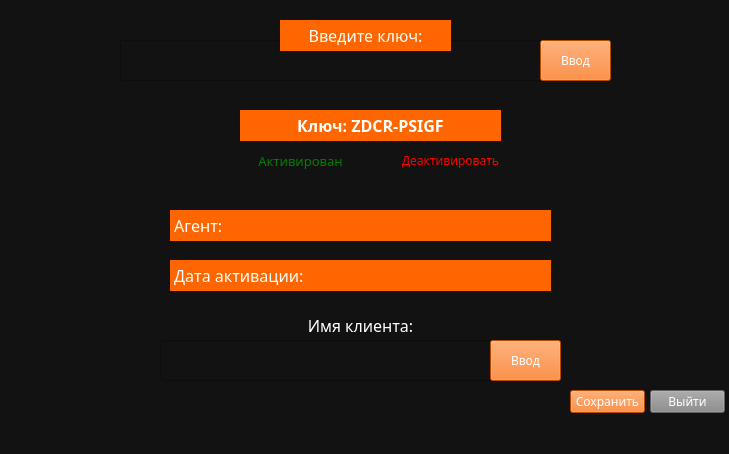
<?xml version="1.0" encoding="UTF-8"?>
<ui version="4.0">
 <class>MainWindow</class>
 <widget class="QMainWindow" name="MainWindow">
  <property name="enabled">
   <bool>true</bool>
  </property>
  <property name="geometry">
   <rect>
    <x>0</x>
    <y>0</y>
    <width>729</width>
    <height>454</height>
   </rect>
  </property>
  <property name="sizePolicy">
   <sizepolicy hsizetype="Fixed" vsizetype="Fixed">
    <horstretch>0</horstretch>
    <verstretch>0</verstretch>
   </sizepolicy>
  </property>
  <property name="minimumSize">
   <size>
    <width>729</width>
    <height>454</height>
   </size>
  </property>
  <property name="maximumSize">
   <size>
    <width>729</width>
    <height>454</height>
   </size>
  </property>
  <property name="font">
   <font>
    <family>Rubik</family>
    <pointsize>12</pointsize>
   </font>
  </property>
  <property name="windowTitle">
   <string>Key Master by sshunin</string>
  </property>
  <property name="windowIcon">
   <iconset resource="files/files.qrc">
    <normaloff>:/icons/outline_plagiarism_white_24dp.png</normaloff>:/icons/outline_plagiarism_white_24dp.png</iconset>
  </property>
  <property name="styleSheet">
   <string notr="true">QWidget {
	color: white;
	background-color: #121212;
	font-family: Rubik;
}

QPushButton {
	background-color: transparent;
	transition: .1s;
}

QPushButton:hover {
	background-color: #666;
}

QPushButton:pressed {
	background-color: #888;
}</string>
  </property>
  <widget class="QWidget" name="centralwidget">
   <widget class="QLineEdit" name="key_inp">
    <property name="geometry">
     <rect>
      <x>120</x>
      <y>40</y>
      <width>491</width>
      <height>41</height>
     </rect>
    </property>
    <property name="font">
     <font>
      <family>Rubik</family>
      <pointsize>14</pointsize>
     </font>
    </property>
    <property name="text">
     <string/>
    </property>
    <property name="alignment">
     <set>Qt::AlignCenter</set>
    </property>
   </widget>
   <widget class="QLabel" name="key_inp_label">
    <property name="geometry">
     <rect>
      <x>280</x>
      <y>20</y>
      <width>171</width>
      <height>31</height>
     </rect>
    </property>
    <property name="font">
     <font>
      <family>Rubik</family>
      <pointsize>12</pointsize>
      <weight>50</weight>
      <bold>false</bold>
     </font>
    </property>
    <property name="styleSheet">
     <string notr="true">background-color: #FF6600;</string>
    </property>
    <property name="text">
     <string>Введите ключ:</string>
    </property>
    <property name="alignment">
     <set>Qt::AlignCenter</set>
    </property>
   </widget>
   <widget class="QLabel" name="key_val_label">
    <property name="geometry">
     <rect>
      <x>240</x>
      <y>110</y>
      <width>261</width>
      <height>31</height>
     </rect>
    </property>
    <property name="font">
     <font>
      <family>Rubik</family>
      <pointsize>12</pointsize>
      <weight>75</weight>
      <bold>true</bold>
     </font>
    </property>
    <property name="styleSheet">
     <string notr="true">background-color: #FF6600;</string>
    </property>
    <property name="text">
     <string>Ключ: ZDCR-PSIGF</string>
    </property>
    <property name="alignment">
     <set>Qt::AlignCenter</set>
    </property>
   </widget>
   <widget class="QLabel" name="key_status_label">
    <property name="enabled">
     <bool>true</bool>
    </property>
    <property name="geometry">
     <rect>
      <x>250</x>
      <y>150</y>
      <width>101</width>
      <height>21</height>
     </rect>
    </property>
    <property name="font">
     <font>
      <family>Rubik</family>
      <pointsize>10</pointsize>
      <weight>50</weight>
      <bold>false</bold>
     </font>
    </property>
    <property name="styleSheet">
     <string notr="true">color: green;</string>
    </property>
    <property name="text">
     <string>Активирован</string>
    </property>
    <property name="alignment">
     <set>Qt::AlignCenter</set>
    </property>
   </widget>
   <widget class="QLabel" name="agen_label">
    <property name="geometry">
     <rect>
      <x>170</x>
      <y>210</y>
      <width>381</width>
      <height>31</height>
     </rect>
    </property>
    <property name="font">
     <font>
      <family>Rubik</family>
      <pointsize>12</pointsize>
      <weight>50</weight>
      <bold>false</bold>
     </font>
    </property>
    <property name="styleSheet">
     <string notr="true">background-color: #FF6600;</string>
    </property>
    <property name="text">
     <string> Агент: </string>
    </property>
    <property name="alignment">
     <set>Qt::AlignLeading|Qt::AlignLeft|Qt::AlignVCenter</set>
    </property>
   </widget>
   <widget class="QLabel" name="date_label">
    <property name="geometry">
     <rect>
      <x>170</x>
      <y>260</y>
      <width>381</width>
      <height>31</height>
     </rect>
    </property>
    <property name="font">
     <font>
      <family>Rubik</family>
      <pointsize>12</pointsize>
      <weight>50</weight>
      <bold>false</bold>
     </font>
    </property>
    <property name="styleSheet">
     <string notr="true">background-color: #FF6600;</string>
    </property>
    <property name="text">
     <string> Дата активации: </string>
    </property>
    <property name="alignment">
     <set>Qt::AlignLeading|Qt::AlignLeft|Qt::AlignVCenter</set>
    </property>
   </widget>
   <widget class="QPushButton" name="status_button">
    <property name="geometry">
     <rect>
      <x>400</x>
      <y>150</y>
      <width>101</width>
      <height>21</height>
     </rect>
    </property>
    <property name="cursor">
     <cursorShape>PointingHandCursor</cursorShape>
    </property>
    <property name="styleSheet">
     <string notr="true">color: red;
border: 1pt;
border-color: white;
</string>
    </property>
    <property name="text">
     <string>Деактивировать</string>
    </property>
   </widget>
   <widget class="QLabel" name="client_name_label">
    <property name="geometry">
     <rect>
      <x>170</x>
      <y>310</y>
      <width>381</width>
      <height>31</height>
     </rect>
    </property>
    <property name="font">
     <font>
      <family>Rubik</family>
      <pointsize>12</pointsize>
      <weight>50</weight>
      <bold>false</bold>
     </font>
    </property>
    <property name="text">
     <string>Имя клиента:</string>
    </property>
    <property name="alignment">
     <set>Qt::AlignCenter</set>
    </property>
   </widget>
   <widget class="QLineEdit" name="client_name_inp">
    <property name="geometry">
     <rect>
      <x>160</x>
      <y>340</y>
      <width>401</width>
      <height>41</height>
     </rect>
    </property>
    <property name="alignment">
     <set>Qt::AlignCenter</set>
    </property>
   </widget>
   <widget class="QPushButton" name="save_button">
    <property name="geometry">
     <rect>
      <x>570</x>
      <y>390</y>
      <width>75</width>
      <height>23</height>
     </rect>
    </property>
    <property name="cursor">
     <cursorShape>PointingHandCursor</cursorShape>
    </property>
    <property name="styleSheet">
     <string notr="true">background-color: #FF6600;</string>
    </property>
    <property name="text">
     <string>Сохранить</string>
    </property>
   </widget>
   <widget class="QPushButton" name="exit_button">
    <property name="geometry">
     <rect>
      <x>650</x>
      <y>390</y>
      <width>75</width>
      <height>23</height>
     </rect>
    </property>
    <property name="cursor">
     <cursorShape>PointingHandCursor</cursorShape>
    </property>
    <property name="styleSheet">
     <string notr="true">background-color: #888;</string>
    </property>
    <property name="text">
     <string>Выйти</string>
    </property>
   </widget>
   <widget class="QPushButton" name="key_inp_button">
    <property name="geometry">
     <rect>
      <x>540</x>
      <y>40</y>
      <width>71</width>
      <height>41</height>
     </rect>
    </property>
    <property name="cursor">
     <cursorShape>PointingHandCursor</cursorShape>
    </property>
    <property name="styleSheet">
     <string notr="true">background-color: #FF6600;</string>
    </property>
    <property name="text">
     <string>Ввод</string>
    </property>
   </widget>
   <widget class="QPushButton" name="client_name_button">
    <property name="geometry">
     <rect>
      <x>490</x>
      <y>340</y>
      <width>71</width>
      <height>41</height>
     </rect>
    </property>
    <property name="cursor">
     <cursorShape>PointingHandCursor</cursorShape>
    </property>
    <property name="styleSheet">
     <string notr="true">background-color: #FF6600;</string>
    </property>
    <property name="text">
     <string>Ввод</string>
    </property>
   </widget>
  </widget>
  <widget class="QMenuBar" name="menubar">
   <property name="geometry">
    <rect>
     <x>0</x>
     <y>0</y>
     <width>729</width>
     <height>21</height>
    </rect>
   </property>
  </widget>
  <widget class="QStatusBar" name="statusbar"/>
 </widget>
 <resources>
  <include location="files/files.qrc"/>
 </resources>
 <connections/>
</ui>
